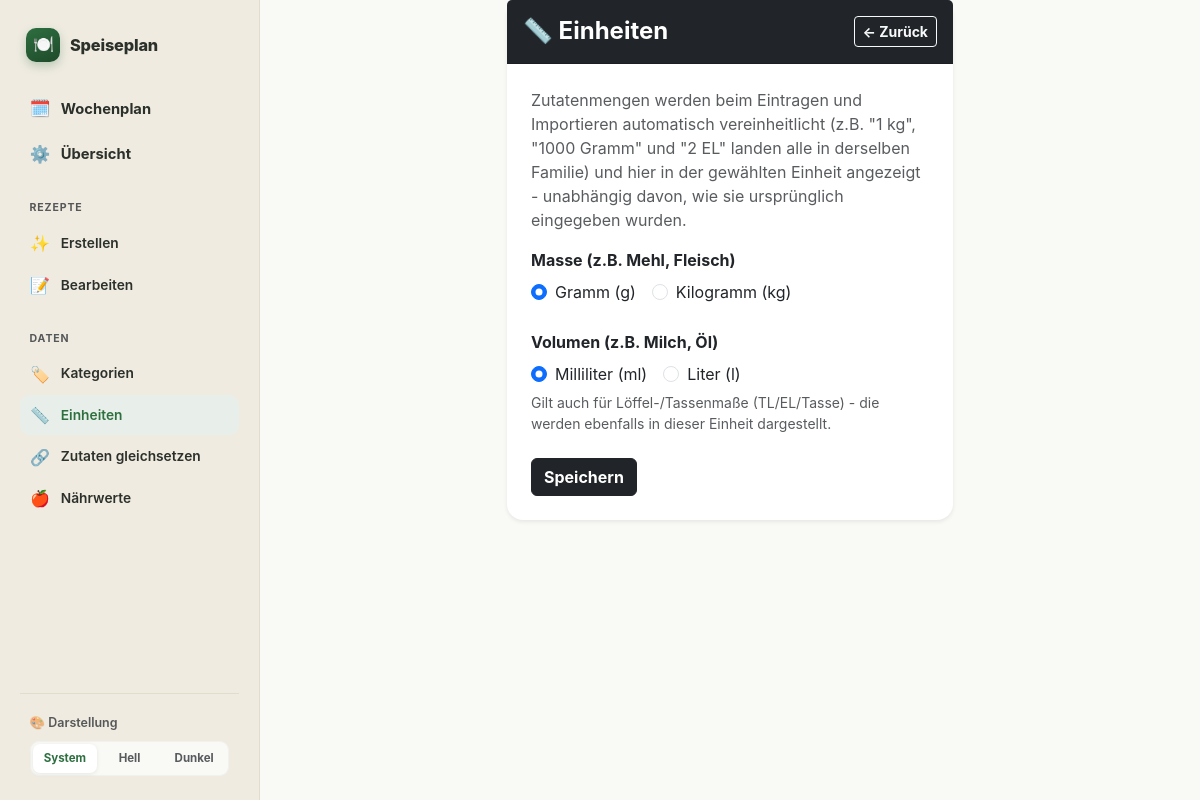
The app's page /manage/units with its own data.
### models.py (models this page shows)
class AppSettings(db.Model):
    id = db.Column(db.Integer, primary_key=True)
    mass_unit = db.Column(db.String(10), nullable=False, default='g')
    volume_unit = db.Column(db.String(10), nullable=False, default='ml')

### routes/settings.py (the view)
@settings_bp.route('/manage/units')
def units_view():
    settings = get_settings()
    return render_template(
        'units_manage.html', settings=settings,
        mass_choices=DISPLAY_UNIT_CHOICES[MASS], volume_choices=DISPLAY_UNIT_CHOICES[VOLUME],
    )

### app.py (called while the page is built)
@app.after_request
def set_security_headers(response):
    response.headers['X-Content-Type-Options'] = 'nosniff'
    response.headers['X-Frame-Options'] = 'DENY'
    response.headers['Referrer-Policy'] = 'same-origin'
    response.headers['Permissions-Policy'] = 'geolocation=(), camera=(), microphone=()'
    response.headers['Content-Security-Policy'] = (
        "default-src 'self'; "
        "script-src 'self' 'unsafe-inline'; "
        "style-src 'self' 'unsafe-inline'; "
        "img-src 'self' data:; "
        "frame-ancestors 'none'; "
        "base-uri 'self'; "
        "form-action 'self'"
    )
    return response

@app.context_processor
def inject_css_version():
    css_path = os.path.join(app.static_folder, 'style.css')
    try:
        css_version = int(os.path.getmtime(css_path))
    except OSError:
        css_version = 0
    return {'css_version': css_version}

@app.context_processor
def inject_shopping_categories():
    return {
        'shopping_categories': SHOPPING_CATEGORIES,
        'shopping_uncategorized': UNCATEGORIZED,
        'pantry_categories': sorted(PANTRY_CATEGORIES),
    }

@app.context_processor
def inject_ingredient_aliases():
    return {'ingredient_aliases': get_all_aliases()}

@app.context_processor
def inject_ingredient_nutrition():
    return {'ingredient_nutrition': get_all_nutrition_entries()}

### services/ingredient_aliases.py (called while the page is built)
def get_all_aliases():
    return {a.raw_name: a.canonical_name for a in IngredientAlias.query.all()}

### services/nutrition.py (called while the page is built)
def compute_calories(protein, carbs, fat):
    return round((protein or 0) * 4 + (carbs or 0) * 4 + (fat or 0) * 9)

def get_all_nutrition_entries():
    return {
        e.canonical_name: {
            "reference_amount": e.reference_amount, "reference_unit": e.reference_unit,
            "calories": compute_calories(e.protein, e.carbs, e.fat),
            "protein": e.protein, "carbs": e.carbs, "fat": e.fat,
        }
        for e in IngredientNutrition.query.all()
    }

### templates/units_manage.html (shortened to what this page needs)
{% extends 'base.html' %}
{% block content %}
<div class="row justify-content-center">
    <div class="col-12 col-md-6">
        <div class="card shadow-sm border-0">
            <div class="card-header bg-dark text-white py-3 d-flex justify-content-between align-items-center">
                <h4 class="card-title mb-0 fw-bold">📏 Einheiten</h4>
                <a href="/manage" class="btn btn-sm btn-outline-light fw-bold"><- Zurück</a>
            </div>
            <div class="card-body p-4">
                <p class="text-muted">
                    Zutatenmengen werden beim Eintragen und Importieren automatisch vereinheitlicht
                    (z.B. "1 kg", "1000 Gramm" und "2 EL" landen alle in derselben Familie) und hier
                    in der gewählten Einheit angezeigt - unabhängig davon, wie sie ursprünglich
                    eingegeben wurden.
                </p>
                <form action="/update-units" method="POST">
                    <div class="mb-4">
                        <label class="form-label fw-bold">Masse (z.B. Mehl, Fleisch)</label>
                        <div class="d-flex gap-3">
                            {% for choice in mass_choices %}
                            <div class="form-check">
                                <input class="form-check-input" type="radio" name="mass_unit" id="mass_{{ choice }}" value="{{ choice }}" {% if settings.mass_unit == choice %}checked{% endif %}>
                                <label class="form-check-label" for="mass_{{ choice }}">{{ 'Gramm (g)' if choice == 'g' else 'Kilogramm (kg)' }}</label>
                            </div>
                            {% endfor %}
                        </div>
                    </div>
                    <div class="mb-4">
                        <label class="form-label fw-bold">Volumen (z.B. Milch, Öl)</label>
                        <div class="d-flex gap-3">
                            {% for choice in volume_choices %}
                            <div class="form-check">
                                <input class="form-check-input" type="radio" name="volume_unit" id="volume_{{ choice }}" value="{{ choice }}" {% if settings.volume_unit == choice %}checked{% endif %}>
                                <label class="form-check-label" for="volume_{{ choice }}">{{ 'Milliliter (ml)' if choice == 'ml' else 'Liter (l)' }}</label>
                            </div>
                            {% endfor %}
                        </div>
                        <div class="form-text">Gilt auch für Löffel-/Tassenmaße (TL/EL/Tasse) - die werden ebenfalls in dieser Einheit dargestellt.</div>
                    </div>
                    <button type="submit" class="btn btn-dark fw-bold">Speichern</button>
                </form>
            </div>
        </div>
    </div>
</div>
{% endblock %}

### static/style.css (style rules this page uses)
:root { --primary-food: #2E6F40; --primary-dark: #1E4A2A; --accent-warm: #F4C430; --bg-warm: #F9F9F6; --text-dark: #2B302A; --radius-main: 1rem; --card-bg: #ffffff; --border-subtle: #F1F1EE; --scrollbar-thumb: #D1D1CB; --highlight-bg: #E8EFEA; --excluded-bg: #eeeeee; --rail-bg: #EFEBE1; --rail-border: #E2DCCB; }
body { font-family: 'Plus Jakarta Sans', sans-serif; background-color: var(--bg-warm); color: var(--text-dark); }
.card { border: none !important; border-radius: var(--radius-main); box-shadow: 0 8px 24px rgba(0, 0, 0, 0.04); background-color: var(--card-bg); }

### templates/base.html (style rules this page uses)
body { font-family: -apple-system, BlinkMacSystemFont, "Segoe UI", Roboto, Helvetica, Arial, sans-serif; }

### records on screen
AppSettings: mass_unit "☑ Gramm (g)" "☐ Kilogramm (kg)", volume_unit "☑ Milliliter (ml)" "☐ Liter (l)"

### other values on screen
{{ 'Gramm (g)' if choice == 'g' else 'Kilogramm (kg)' }} "Gramm (g)" "Kilogramm (kg)"
{{ 'Milliliter (ml)' if choice == 'ml' else 'Liter (l)' }} "Milliliter (ml)" "Liter (l)"
